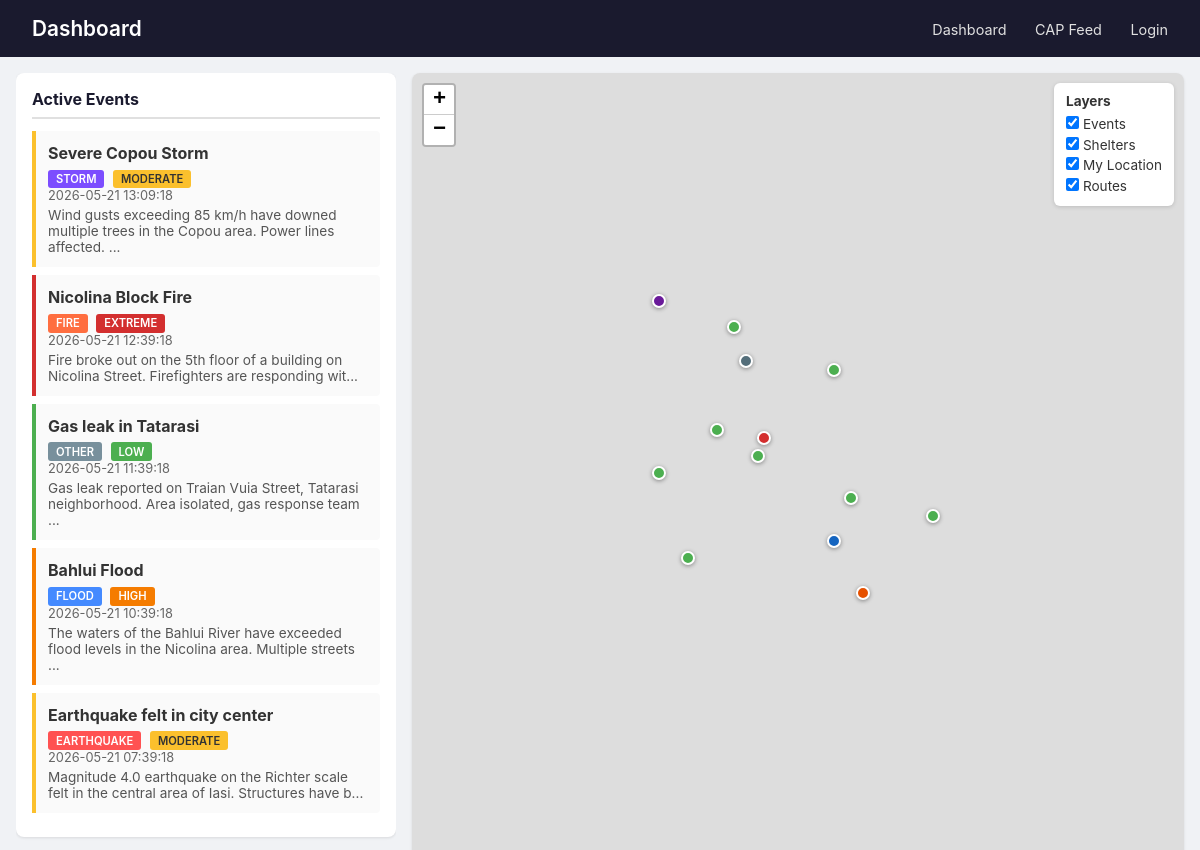
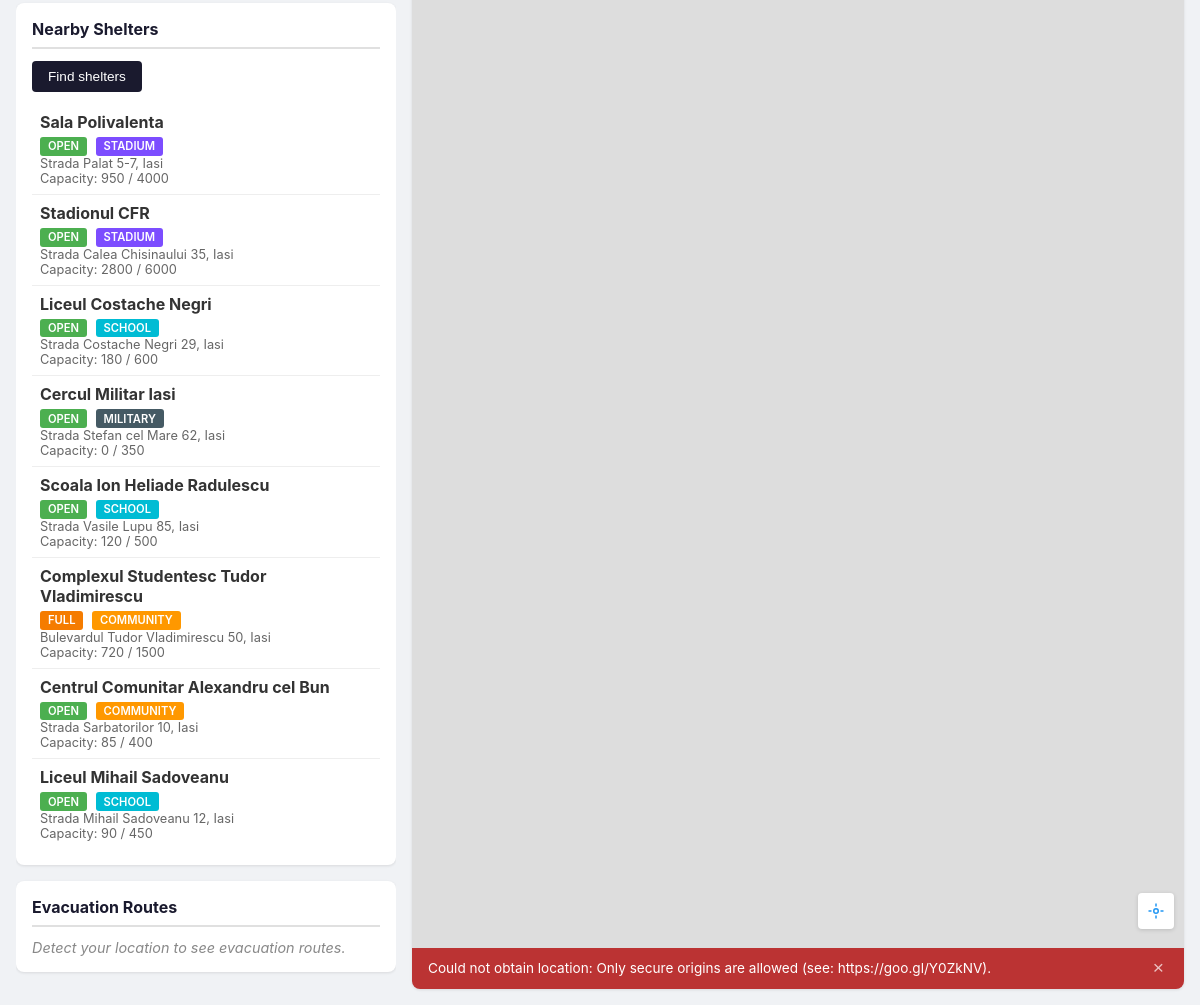
/dashboard, run on the app's committed database (2 pictures, top to bottom).
### tables this page shows
CREATE TABLE IF NOT EXISTS emergency_events (
    id              INT UNSIGNED NOT NULL AUTO_INCREMENT,
    event_type      ENUM('earthquake', 'flood', 'fire', 'storm', 'other') NOT NULL,
    title           VARCHAR(255) NOT NULL,
    description     TEXT,
    severity        ENUM('low', 'moderate', 'high', 'extreme') NOT NULL DEFAULT 'moderate',
    latitude        DECIMAL(10, 7),
    longitude       DECIMAL(10, 7),
    status          ENUM('active', 'resolved') NOT NULL DEFAULT 'active',
    started_at      TIMESTAMP NOT NULL DEFAULT CURRENT_TIMESTAMP,
    resolved_at     TIMESTAMP NULL DEFAULT NULL,
    created_at      TIMESTAMP NOT NULL DEFAULT CURRENT_TIMESTAMP,
    updated_at      TIMESTAMP NOT NULL DEFAULT CURRENT_TIMESTAMP ON UPDATE CURRENT_TIMESTAMP,
PRIMARY KEY (id));

CREATE TABLE IF NOT EXISTS shelters (
    id              INT UNSIGNED        NOT NULL AUTO_INCREMENT,
    name            VARCHAR(255)        NOT NULL,
    address         VARCHAR(500)        NOT NULL,
    latitude        DECIMAL(10, 7)      NOT NULL,
    longitude       DECIMAL(10, 7)      NOT NULL,
    geom_point      POINT               NOT NULL,
    capacity        INT UNSIGNED        NOT NULL DEFAULT 0,
    current_occupancy INT UNSIGNED      NOT NULL DEFAULT 0,
    shelter_type    ENUM('stadium', 'school', 'military', 'community', 'other') NOT NULL DEFAULT 'community',
    status          ENUM('open', 'full', 'closed') NOT NULL DEFAULT 'open',
    contact_phone   VARCHAR(30)         DEFAULT NULL,
    notes           TEXT                DEFAULT NULL,
    created_at      TIMESTAMP           NOT NULL DEFAULT CURRENT_TIMESTAMP,
    updated_at      TIMESTAMP           NOT NULL DEFAULT CURRENT_TIMESTAMP ON UPDATE CURRENT_TIMESTAMP,
    PRIMARY KEY (id),
    SPATIAL INDEX idx_shelters_geom (geom_point),
    INDEX idx_shelters_status (status)
);

### models/Event.php (called while the page is built, shortened)
<?php
class Event
{
    private $mysql;
    public function __construct($mysql)
    {
        $this->mysql = $mysql;
    }
    public function getActive()
    {
        if (
            !($stmt = $this->mysql->prepare(
                "SELECT id, event_type, title, description, severity, latitude, longitude, status, started_at
             FROM emergency_events
             WHERE status = 'active'
             ORDER BY started_at DESC"
            ))
        ) {
            return [false, 'Error preparing query: ' . $this->mysql->error];
        }
        if (!$stmt->execute()) {
            return [false, 'Error executing query: ' . $this->mysql->error];
        }
        if (!($result = $stmt->get_result())) {
            return [false, 'Error retrieving result: ' . $this->mysql->error];
        }
        $events = [];
        while ($row = $result->fetch_assoc()) {
            $events[] = $row;
        }
        return [true, $events];
    }
}

### models/Shelter.php (called while the page is built, shortened)
<?php
class Shelter
{
    private $mysql;
    public function __construct($mysql)
    {
        $this->mysql = $mysql;
    }
    public function getAll()
    {
        if (
            !($stmt = $this->mysql->prepare(
                "SELECT id, name, address, latitude, longitude, capacity, current_occupancy, shelter_type, status, contact_phone, notes
             FROM shelters WHERE status != 'closed'"
            ))
        ) {
            return [false, 'Error preparing query: ' . $this->mysql->error];
        }
        if (!$stmt->execute()) {
            return [false, 'Error executing query: ' . $this->mysql->error];
        }
        if (!($result = $stmt->get_result())) {
            return [false, 'Error retrieving result: ' . $this->mysql->error];
        }
        $shelters = [];
        while ($row = $result->fetch_assoc()) {
            $shelters[] = $row;
        }
        return [true, $shelters];
    }
}

### views/PublicDashboard.php (the view, shortened to what this page needs)
<!DOCTYPE html>
<html lang="en">
<head>
    <link rel="stylesheet" href="https://unpkg.com/leaflet@1.9.4/dist/leaflet.css" />
    <link rel="stylesheet" href="dashboard.css">
</head>
<body>
    <header class="dashboard-header">
        <h1>Dashboard</h1>
        <nav>
            <a href="dashboard">Dashboard</a>
            <a href="cap-feed" target="_blank">CAP Feed</a>
            <?php if ($isLoggedIn): ?>
                <a class="logged-in" href="login">Logged in as <?php echo htmlspecialchars($username); ?></a>
            <?php else: ?>
                <a href="login">Login</a>
            <?php endif; ?>
        </nav>
    </header>
    <main class="dashboard-main">
        <div class="dashboard-content">
            <div class="sidebar">
                <section class="panel">
                    <h2>Active Events</h2>
                    <?php if (empty($events)): ?>
                        <p class="empty-state">No active emergencies.</p>
                    <?php else: ?>
                        <ul class="event-list">
                            <?php foreach ($events as $event): ?>
                                <li class="event-item severity-<?php echo htmlspecialchars($event['severity']); ?>"
                                    data-lat="<?php echo htmlspecialchars($event['latitude']); ?>"
                                    data-lng="<?php echo htmlspecialchars($event['longitude']); ?>">
                                    <strong><?php echo htmlspecialchars($event['title']); ?></strong>
                                    <span class="badge badge-<?php echo htmlspecialchars($event['event_type']); ?>">
                                        <?php echo htmlspecialchars($event['event_type']); ?>
                                    </span>
                                    <span class="badge badge-severity-<?php echo htmlspecialchars($event['severity']); ?>">
                                        <?php echo htmlspecialchars($event['severity']); ?>
                                    </span>
                                    <small><?php echo htmlspecialchars($event['started_at']); ?></small>
                                    <p><?php echo htmlspecialchars(mb_strimwidth($event['description'] ?? '', 0, 100, '...')); ?>
                                    </p>
                                </li>
                            <?php endforeach; ?>
                        </ul>
                    <?php endif; ?>
                </section>
                <section class="panel">
                    <h2>Nearby Shelters</h2>
                    <div class="location-controls">
                        <button id="locateBtn" class="btn">Find shelters</button>
                    </div>
                    <div id="shelterList" class="shelter-list">
                        <?php foreach ($shelters as $shelter): ?>
                            <div class="shelter-item" data-lat="<?php echo htmlspecialchars($shelter['latitude']); ?>"
                                data-lng="<?php echo htmlspecialchars($shelter['longitude']); ?>"
                                data-id="<?php echo htmlspecialchars($shelter['id']); ?>">
                                <strong><?php echo htmlspecialchars($shelter['name']); ?></strong>
                                <span class="badge badge-status-<?php echo htmlspecialchars($shelter['status']); ?>">
                                    <?php echo htmlspecialchars($shelter['status']); ?>
                                </span>
                                <span class="badge badge-type-<?php echo htmlspecialchars($shelter['shelter_type']); ?>">
                                    <?php echo htmlspecialchars($shelter['shelter_type']); ?>
                                </span>
                                <small><?php echo htmlspecialchars($shelter['address']); ?></small>
                                <small>Capacity:
                                    <?php echo htmlspecialchars($shelter['current_occupancy'] . ' / ' . $shelter['capacity']); ?></small>
                            </div>
                        <?php endforeach; ?>
                    </div>
                </section>
                <section class="panel">
                    <h2>Evacuation Routes</h2>
                    <div id="routeList" class="route-list">
                        <p class="empty-state">Detect your location to see evacuation routes.</p>
                    </div>
                </section>
            </div>
            <div class="map-container">
                <div id="map"></div>
                <div id="layerControls" class="layer-controls">
                    <strong>Layers</strong>
                    <label><input type="checkbox" id="toggleEvents" checked> Events</label>
                    <label><input type="checkbox" id="toggleShelters" checked> Shelters</label>
                    <label><input type="checkbox" id="toggleUser" checked> My Location</label>
                    <label><input type="checkbox" id="toggleRoutes" checked> Routes</label>
                </div>
                <button id="centerOnMe" class="map-btn center-on-me-btn" title="Center on my location">
                    <svg width="18" height="18" viewBox="0 0 24 24" fill="none" stroke="currentColor" stroke-width="2">
                        <circle cx="12" cy="12" r="3" />
                        <path d="M12 2v4M12 18v4M2 12h4M18 12h4" />
                    </svg>
                </button>
                <div id="locationBanner" class="location-banner location-banner--hidden">
                    <span id="locationBannerText">Obtaining location...</span>
                    <button class="location-banner-close"
                        onclick="document.querySelector('#locationBanner').classList.add('location-banner--hidden')">&times;</button>
                </div>
            </div>
        </div>
    </main>
</body>
</html>

### public/dashboard.css (style rules this page uses)
* { margin: 0; padding: 0; box-sizing: border-box; }
body { font-family: -apple-system, BlinkMacSystemFont, "Segoe UI", Roboto, sans-serif; background: #f0f2f5; color: #333; }
.dashboard-header { background: #1a1a2e; color: #fff; padding: 1rem 2rem; display: flex; justify-content: space-between; align-items: center; }
.dashboard-header h1 { font-size: 1.3rem; font-weight: 600; }
.dashboard-header nav a { color: #e0e0e0; text-decoration: none; margin-left: 1.5rem; font-size: 0.9rem; }
.dashboard-main { padding: 1rem; }
.dashboard-content { display: flex; gap: 1rem; height: calc(100vh - 4.5rem); }
.sidebar { width: 380px; min-width: 380px; overflow-y: auto; display: flex; flex-direction: column; gap: 1rem; }
.panel { background: #fff; border-radius: 8px; padding: 1rem; box-shadow: 0 1px 3px rgba(0, 0, 0, 0.1); }
.panel h2 { font-size: 1rem; margin-bottom: 0.75rem; color: #1a1a2e; border-bottom: 2px solid #e0e0e0; padding-bottom: 0.5rem; }
.empty-state { color: #888; font-style: italic; font-size: 0.9rem; }
.event-list { list-style: none; }
.event-item { padding: 0.75rem; border-left: 4px solid #ccc; margin-bottom: 0.5rem; background: #fafafa; border-radius: 0 4px 4px 0; cursor: pointer; }
.severity-extreme { border-left-color: #d32f2f; }
.severity-high { border-left-color: #f57c00; }
.severity-moderate { border-left-color: #fbc02d; }
.severity-low { border-left-color: #4caf50; }
.event-item strong { display: block; margin-bottom: 0.25rem; }
.event-item small { display: block; color: #666; font-size: 0.8rem; }
.event-item p { margin-top: 0.25rem; font-size: 0.85rem; color: #555; }
.badge { display: inline-block; padding: 0.15rem 0.5rem; border-radius: 3px; font-size: 0.7rem; font-weight: 600; text-transform: uppercase; margin-right: 0.25rem; }
.badge-earthquake { background: #ff5252; color: #fff; }
.badge-flood { background: #448aff; color: #fff; }
.badge-fire { background: #ff6e40; color: #fff; }
.badge-storm { background: #7c4dff; color: #fff; }
.badge-other { background: #78909c; color: #fff; }
.badge-severity-extreme { background: #d32f2f; color: #fff; }
.badge-severity-high { background: #f57c00; color: #fff; }
.badge-severity-moderate { background: #fbc02d; color: #333; }
.badge-severity-low { background: #4caf50; color: #fff; }
.badge-status-open { background: #4caf50; color: #fff; }
.badge-status-full { background: #f57c00; color: #fff; }
.location-controls { margin-bottom: 0.75rem; }
.btn { background: #1a1a2e; color: #fff; border: none; padding: 0.5rem 1rem; border-radius: 4px; cursor: pointer; font-size: 0.85rem; }
.shelter-list .shelter-item { padding: 0.5rem; border-bottom: 1px solid #eee; cursor: pointer; }
.shelter-list .shelter-item:last-child { border-bottom: none; }
.shelter-item strong { display: block; margin-bottom: 0.15rem; }
.shelter-item small { display: block; font-size: 0.8rem; color: #666; }
.map-container { flex: 1; border-radius: 8px; overflow: hidden; box-shadow: 0 1px 3px rgba(0, 0, 0, 0.1); position: relative; }
#map { width: 100%; height: 100%; }
.location-controls { display: flex; align-items: center; gap: 0.5rem; flex-wrap: wrap; }
.badge-type-stadium { background: #7c4dff; color: #fff; }
.badge-type-school { background: #00bcd4; color: #fff; }
.badge-type-military { background: #455a64; color: #fff; }
.badge-type-community { background: #ff9800; color: #fff; }
.location-banner { position: absolute; bottom: 0; left: 0; right: 0; z-index: 500; background: rgba(26, 26, 46, 0.88); color: #fff; padding: 0.6rem 1rem; font-size: 0.85rem; display: flex; align-items: center; gap: 0.5rem; }
.location-banner--error { background: rgba(183, 28, 28, 0.88); }
.location-banner-close { background: none; border: none; color: #fff; font-size: 1.2rem; margin-left: auto; cursor: pointer; padding: 0 0.25rem; opacity: 0.7; }
.layer-controls { position: absolute; top: 10px; right: 10px; background: #fff; border-radius: 6px; padding: 0.6rem 0.75rem; box-shadow: 0 1px 4px rgba(0, 0, 0, 0.15); z-index: 1000; font-size: 0.85rem; }
.layer-controls label { display: block; padding: 0.15rem 0; cursor: pointer; }
.layer-controls strong { display: block; margin-bottom: 0.3rem; }
.map-btn { position: absolute; right: 10px; width: 36px; height: 36px; background: #fff; border: none; border-radius: 4px; box-shadow: 0 1px 4px rgba(0, 0, 0, 0.15); cursor: pointer; z-index: 1000; display: flex; align-items: center; justify-content: center; color: #2196f3; }
.center-on-me-btn { bottom: 60px; }

### data on the page
emergency_events: title "Severe Copou Storm", event_type "STORM", severity "MODERATE", started_at "2026-05-21 13:09:18", description "Wind gusts exceeding 85 km/h have downed multiple trees in the Copou area. Power lines affected. ..."
emergency_events: title "Nicolina Block Fire", event_type "FIRE", severity "EXTREME", started_at "2026-05-21 12:39:18", description "Fire broke out on the 5th floor of a building on Nicolina Street. Firefighters are responding wit..."
emergency_events: title "Gas leak in Tatarasi", event_type "OTHER", severity "LOW", started_at "2026-05-21 11:39:18", description "Gas leak reported on Traian Vuia Street, Tatarasi neighborhood. Area isolated, gas response team ..."
emergency_events: title "Bahlui Flood", event_type "FLOOD", severity "HIGH", started_at "2026-05-21 10:39:18", description "The waters of the Bahlui River have exceeded flood levels in the Nicolina area. Multiple streets ..."
emergency_events: title "Earthquake felt in city center", event_type "EARTHQUAKE", severity "MODERATE", started_at "2026-05-21 07:39:18", description "Magnitude 4.0 earthquake on the Richter scale felt in the central area of Iasi. Structures have b..."
shelters: name "Sala Polivalenta", status "OPEN", shelter_type "STADIUM", address "Strada Palat 5-7, Iasi", current_occupancy+capacity "950 / 4000"
shelters: name "Stadionul CFR", status "OPEN", shelter_type "STADIUM", address "Strada Calea Chisinaului 35, Iasi", current_occupancy+capacity "2800 / 6000"
shelters: name "Liceul Costache Negri", status "OPEN", shelter_type "SCHOOL", address "Strada Costache Negri 29, Iasi", current_occupancy+capacity "180 / 600"
shelters: name "Cercul Militar Iasi", status "OPEN", shelter_type "MILITARY", address "Strada Stefan cel Mare 62, Iasi", current_occupancy+capacity "0 / 350"
shelters: name "Scoala Ion Heliade Radulescu", status "OPEN", shelter_type "SCHOOL", address "Strada Vasile Lupu 85, Iasi", current_occupancy+capacity "120 / 500"
shelters: name "Complexul Studentesc Tudor Vladimirescu", status "FULL", shelter_type "COMMUNITY", address "Bulevardul Tudor Vladimirescu 50, Iasi", current_occupancy+capacity "720 / 1500"
shelters: name "Centrul Comunitar Alexandru cel Bun", status "OPEN", shelter_type "COMMUNITY", address "Strada Sarbatorilor 10, Iasi", current_occupancy+capacity "85 / 400"
shelters: name "Liceul Mihail Sadoveanu", status "OPEN", shelter_type "SCHOOL", address "Strada Mihail Sadoveanu 12, Iasi", current_occupancy+capacity "90 / 450"
